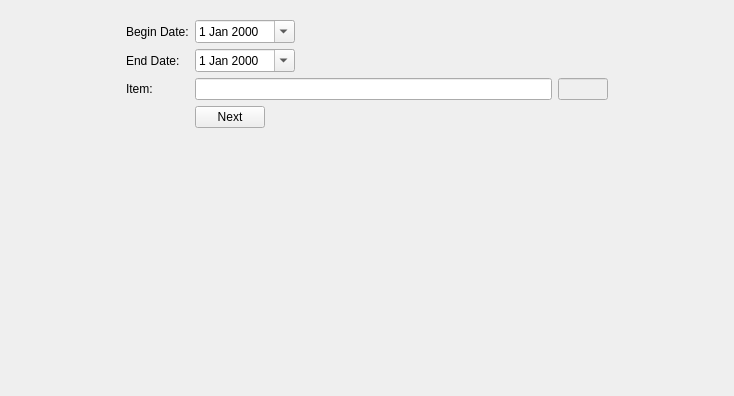
<?xml version="1.0" encoding="UTF-8"?>
<ui version="4.0">
 <class>ItemWiseSales</class>
 <widget class="QWidget" name="ItemWiseSales">
  <property name="geometry">
   <rect>
    <x>0</x>
    <y>0</y>
    <width>734</width>
    <height>396</height>
   </rect>
  </property>
  <property name="windowTitle">
   <string>Form</string>
  </property>
  <layout class="QGridLayout" name="gridLayout">
   <item row="0" column="0">
    <widget class="QFrame" name="frame">
     <property name="maximumSize">
      <size>
       <width>500</width>
       <height>16777215</height>
      </size>
     </property>
     <property name="frameShape">
      <enum>QFrame::NoFrame</enum>
     </property>
     <property name="frameShadow">
      <enum>QFrame::Raised</enum>
     </property>
     <layout class="QFormLayout" name="formLayout">
      <item row="0" column="0">
       <widget class="QLabel" name="label">
        <property name="text">
         <string>Begin Date:</string>
        </property>
       </widget>
      </item>
      <item row="0" column="1">
       <widget class="QDateEdit" name="begindate">
        <property name="maximumSize">
         <size>
          <width>100</width>
          <height>16777215</height>
         </size>
        </property>
        <property name="calendarPopup">
         <bool>true</bool>
        </property>
       </widget>
      </item>
      <item row="1" column="0">
       <widget class="QLabel" name="label_2">
        <property name="text">
         <string>End Date:</string>
        </property>
       </widget>
      </item>
      <item row="1" column="1">
       <widget class="QDateEdit" name="enddate">
        <property name="maximumSize">
         <size>
          <width>100</width>
          <height>16777215</height>
         </size>
        </property>
        <property name="calendarPopup">
         <bool>true</bool>
        </property>
       </widget>
      </item>
      <item row="2" column="0">
       <widget class="QLabel" name="label_3">
        <property name="text">
         <string>Item:</string>
        </property>
       </widget>
      </item>
      <item row="2" column="1">
       <layout class="QHBoxLayout" name="horizontalLayout">
        <item>
         <widget class="QLineEdit" name="itemname"/>
        </item>
        <item>
         <widget class="QLineEdit" name="itemid">
          <property name="enabled">
           <bool>false</bool>
          </property>
          <property name="maximumSize">
           <size>
            <width>50</width>
            <height>16777215</height>
           </size>
          </property>
         </widget>
        </item>
       </layout>
      </item>
      <item row="3" column="1">
       <widget class="QPushButton" name="btn_next">
        <property name="maximumSize">
         <size>
          <width>70</width>
          <height>16777215</height>
         </size>
        </property>
        <property name="text">
         <string>Next</string>
        </property>
       </widget>
      </item>
     </layout>
    </widget>
   </item>
  </layout>
 </widget>
 <resources/>
 <connections/>
</ui>
